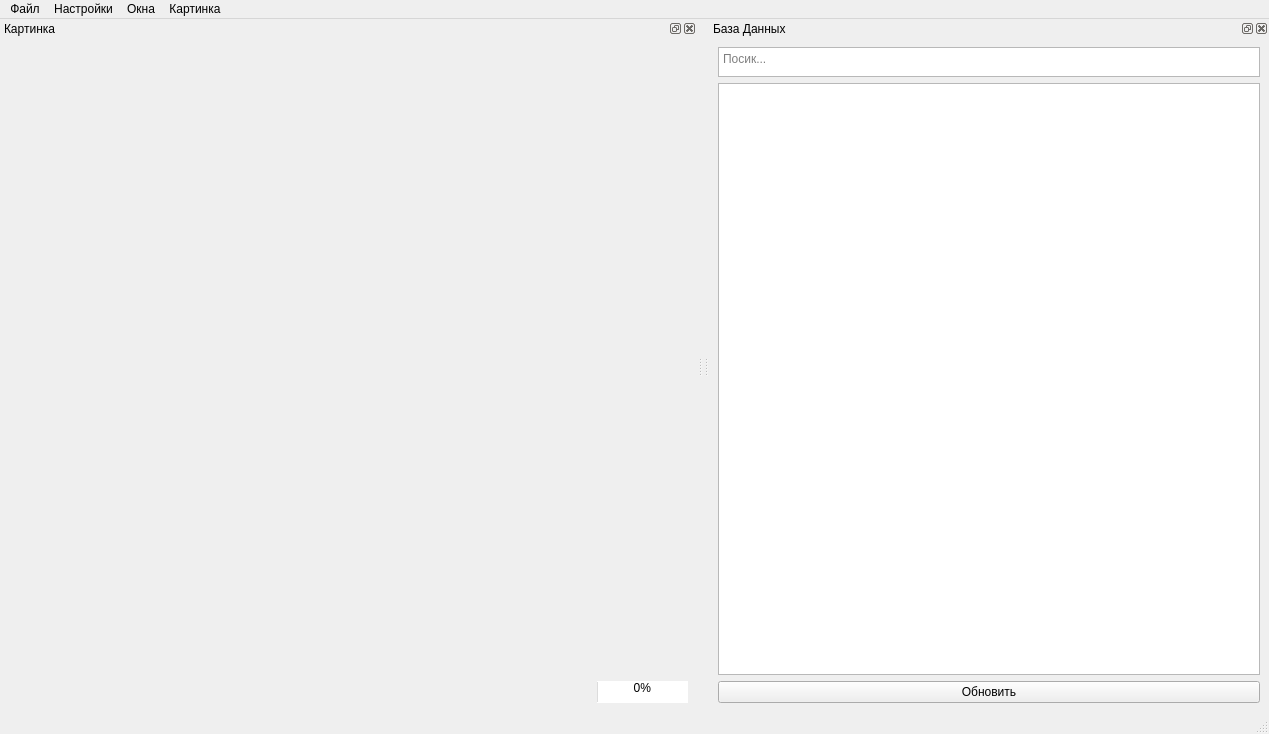
<?xml version="1.0" encoding="UTF-8"?>
<ui version="4.0">
 <class>MainWindow</class>
 <widget class="QMainWindow" name="MainWindow">
  <property name="geometry">
   <rect>
    <x>0</x>
    <y>0</y>
    <width>1269</width>
    <height>734</height>
   </rect>
  </property>
  <property name="contextMenuPolicy">
   <enum>Qt::CustomContextMenu</enum>
  </property>
  <property name="windowTitle">
   <string>TIP</string>
  </property>
  <property name="dockNestingEnabled">
   <bool>true</bool>
  </property>
  <property name="dockOptions">
   <set>QMainWindow::AllowNestedDocks|QMainWindow::AllowTabbedDocks|QMainWindow::AnimatedDocks|QMainWindow::ForceTabbedDocks|QMainWindow::VerticalTabs</set>
  </property>
  <widget class="QWidget" name="centralwidget"/>
  <widget class="QStatusBar" name="statusbar"/>
  <widget class="QMenuBar" name="menubar">
   <property name="geometry">
    <rect>
     <x>0</x>
     <y>0</y>
     <width>1269</width>
     <height>21</height>
    </rect>
   </property>
   <widget class="QMenu" name="file_menu">
    <property name="title">
     <string>Файл</string>
    </property>
    <addaction name="save_image"/>
    <addaction name="save_some_images"/>
    <addaction name="save_some_items"/>
    <addaction name="separator"/>
    <addaction name="copy"/>
    <addaction name="print"/>
    <addaction name="separator"/>
   </widget>
   <widget class="QMenu" name="settings_menu">
    <property name="title">
     <string>Настройки</string>
    </property>
    <addaction name="settings"/>
   </widget>
   <widget class="QMenu" name="windows_menu">
    <property name="title">
     <string>Окна</string>
    </property>
    <widget class="QMenu" name="database_dock_menu">
     <property name="title">
      <string>База данных</string>
     </property>
     <addaction name="show_database"/>
     <addaction name="hide_database"/>
    </widget>
    <widget class="QMenu" name="image_dock_menu">
     <property name="title">
      <string>Картинка</string>
     </property>
     <addaction name="show_image"/>
     <addaction name="hide_image"/>
    </widget>
    <addaction name="database_dock_menu"/>
    <addaction name="image_dock_menu"/>
   </widget>
   <widget class="QMenu" name="image_menu">
    <property name="title">
     <string>Картинка</string>
    </property>
    <addaction name="image_scale_up"/>
    <addaction name="image_scale_down"/>
   </widget>
   <addaction name="file_menu"/>
   <addaction name="settings_menu"/>
   <addaction name="windows_menu"/>
   <addaction name="image_menu"/>
  </widget>
  <widget class="QDockWidget" name="database_dock">
   <property name="sizePolicy">
    <sizepolicy hsizetype="MinimumExpanding" vsizetype="MinimumExpanding">
     <horstretch>100</horstretch>
     <verstretch>100</verstretch>
    </sizepolicy>
   </property>
   <property name="minimumSize">
    <size>
     <width>560</width>
     <height>183</height>
    </size>
   </property>
   <property name="maximumSize">
    <size>
     <width>524287</width>
     <height>524287</height>
    </size>
   </property>
   <property name="sizeIncrement">
    <size>
     <width>0</width>
     <height>0</height>
    </size>
   </property>
   <property name="floating">
    <bool>false</bool>
   </property>
   <property name="windowTitle">
    <string>База Данных</string>
   </property>
   <attribute name="dockWidgetArea">
    <number>2</number>
   </attribute>
   <widget class="QWidget" name="database_dock_widgets_contents">
    <layout class="QVBoxLayout" name="verticalLayout_2">
     <item>
      <widget class="QTextEdit" name="database_search">
       <property name="maximumSize">
        <size>
         <width>16777215</width>
         <height>30</height>
        </size>
       </property>
       <property name="tabChangesFocus">
        <bool>false</bool>
       </property>
       <property name="placeholderText">
        <string>Посик...</string>
       </property>
      </widget>
     </item>
     <item>
      <widget class="QTableView" name="database_table_view">
       <property name="styleSheet">
        <string notr="true">font: 12pt &quot;MS Shell Dlg 2&quot;;</string>
       </property>
       <property name="sortingEnabled">
        <bool>false</bool>
       </property>
       <attribute name="horizontalHeaderCascadingSectionResizes">
        <bool>true</bool>
       </attribute>
       <attribute name="horizontalHeaderDefaultSectionSize">
        <number>130</number>
       </attribute>
       <attribute name="horizontalHeaderShowSortIndicator" stdset="0">
        <bool>false</bool>
       </attribute>
       <attribute name="verticalHeaderCascadingSectionResizes">
        <bool>true</bool>
       </attribute>
       <attribute name="verticalHeaderShowSortIndicator" stdset="0">
        <bool>false</bool>
       </attribute>
       <attribute name="verticalHeaderStretchLastSection">
        <bool>false</bool>
       </attribute>
      </widget>
     </item>
     <item>
      <widget class="QPushButton" name="refresh_database">
       <property name="text">
        <string>Обновить</string>
       </property>
       <property name="checkable">
        <bool>false</bool>
       </property>
      </widget>
     </item>
    </layout>
   </widget>
  </widget>
  <widget class="QDockWidget" name="iamge_dock">
   <property name="sizePolicy">
    <sizepolicy hsizetype="MinimumExpanding" vsizetype="MinimumExpanding">
     <horstretch>100</horstretch>
     <verstretch>100</verstretch>
    </sizepolicy>
   </property>
   <property name="maximumSize">
    <size>
     <width>524287</width>
     <height>524287</height>
    </size>
   </property>
   <property name="styleSheet">
    <string notr="true">border-color: rgb(0, 0, 0);</string>
   </property>
   <property name="floating">
    <bool>false</bool>
   </property>
   <property name="windowTitle">
    <string>Картинка</string>
   </property>
   <attribute name="dockWidgetArea">
    <number>1</number>
   </attribute>
   <widget class="QWidget" name="image_dock_widget_contents">
    <layout class="QGridLayout" name="gridLayout_3">
     <item row="0" column="0">
      <layout class="QVBoxLayout" name="verticalLayout">
       <item>
        <spacer name="verticalSpacer">
         <property name="orientation">
          <enum>Qt::Vertical</enum>
         </property>
         <property name="sizeHint" stdset="0">
          <size>
           <width>20</width>
           <height>40</height>
          </size>
         </property>
        </spacer>
       </item>
       <item>
        <layout class="QHBoxLayout" name="horizontalLayout_2">
         <item>
          <spacer name="horizontalSpacer_3">
           <property name="orientation">
            <enum>Qt::Horizontal</enum>
           </property>
           <property name="sizeHint" stdset="0">
            <size>
             <width>40</width>
             <height>20</height>
            </size>
           </property>
          </spacer>
         </item>
         <item>
          <widget class="QLabel" name="screen">
           <property name="minimumSize">
            <size>
             <width>0</width>
             <height>0</height>
            </size>
           </property>
           <property name="mouseTracking">
            <bool>true</bool>
           </property>
           <property name="contextMenuPolicy">
            <enum>Qt::CustomContextMenu</enum>
           </property>
           <property name="autoFillBackground">
            <bool>false</bool>
           </property>
           <property name="frameShape">
            <enum>QFrame::NoFrame</enum>
           </property>
           <property name="lineWidth">
            <number>2</number>
           </property>
           <property name="text">
            <string/>
           </property>
           <property name="scaledContents">
            <bool>true</bool>
           </property>
          </widget>
         </item>
         <item>
          <spacer name="horizontalSpacer_4">
           <property name="orientation">
            <enum>Qt::Horizontal</enum>
           </property>
           <property name="sizeHint" stdset="0">
            <size>
             <width>40</width>
             <height>20</height>
            </size>
           </property>
          </spacer>
         </item>
        </layout>
       </item>
       <item>
        <spacer name="verticalSpacer_2">
         <property name="orientation">
          <enum>Qt::Vertical</enum>
         </property>
         <property name="sizeHint" stdset="0">
          <size>
           <width>20</width>
           <height>40</height>
          </size>
         </property>
        </spacer>
       </item>
      </layout>
     </item>
     <item row="1" column="0">
      <layout class="QHBoxLayout" name="horizontalLayout_3">
       <item>
        <spacer name="horizontalSpacer_7">
         <property name="orientation">
          <enum>Qt::Horizontal</enum>
         </property>
         <property name="sizeHint" stdset="0">
          <size>
           <width>1200</width>
           <height>20</height>
          </size>
         </property>
        </spacer>
       </item>
       <item>
        <widget class="QProgressBar" name="progress_bar">
         <property name="whatsThis">
          <string>&lt;html&gt;&lt;head/&gt;&lt;body&gt;&lt;p align=&quot;center&quot;&gt;&lt;br/&gt;&lt;/p&gt;&lt;/body&gt;&lt;/html&gt;</string>
         </property>
         <property name="maximum">
          <number>100000</number>
         </property>
         <property name="value">
          <number>0</number>
         </property>
         <property name="textVisible">
          <bool>true</bool>
         </property>
         <property name="textDirection">
          <enum>QProgressBar::BottomToTop</enum>
         </property>
         <property name="format">
          <string>           %p%</string>
         </property>
        </widget>
       </item>
      </layout>
     </item>
    </layout>
   </widget>
  </widget>
  <action name="copy">
   <property name="text">
    <string>Скопировать</string>
   </property>
   <property name="shortcut">
    <string>Ctrl+C</string>
   </property>
  </action>
  <action name="print">
   <property name="text">
    <string>Распечатать</string>
   </property>
   <property name="shortcut">
    <string>Ctrl+P</string>
   </property>
  </action>
  <action name="settings">
   <property name="text">
    <string>Настройки</string>
   </property>
   <property name="toolTip">
    <string>Настройки</string>
   </property>
  </action>
  <action name="save_image">
   <property name="text">
    <string>Сохранить изображение</string>
   </property>
   <property name="shortcut">
    <string>Ctrl+S</string>
   </property>
  </action>
  <action name="generate">
   <property name="text">
    <string>Сгенерировать</string>
   </property>
   <property name="shortcut">
    <string>Ctrl+G</string>
   </property>
  </action>
  <action name="show_database">
   <property name="text">
    <string>Показать</string>
   </property>
  </action>
  <action name="hide_database">
   <property name="text">
    <string>Скрыть</string>
   </property>
  </action>
  <action name="show_image">
   <property name="text">
    <string>Показать</string>
   </property>
  </action>
  <action name="hide_image">
   <property name="text">
    <string>Скрыть</string>
   </property>
  </action>
  <action name="show_input">
   <property name="text">
    <string>Показать</string>
   </property>
  </action>
  <action name="hide_input">
   <property name="text">
    <string>Скрыть</string>
   </property>
  </action>
  <action name="save_db">
   <property name="text">
    <string>Сохранить запись</string>
   </property>
   <property name="shortcut">
    <string>Ctrl+A</string>
   </property>
  </action>
  <action name="image_scale_up">
   <property name="checkable">
    <bool>true</bool>
   </property>
   <property name="text">
    <string>Увеличить картинку</string>
   </property>
   <property name="shortcut">
    <string>Ctrl+=</string>
   </property>
  </action>
  <action name="image_scale_down">
   <property name="text">
    <string>Уменьшить картинку</string>
   </property>
   <property name="shortcut">
    <string>Ctrl+-</string>
   </property>
  </action>
  <action name="save_some_items">
   <property name="text">
    <string>Сохранить записи</string>
   </property>
   <property name="shortcut">
    <string>Ctrl+Alt+A</string>
   </property>
  </action>
  <action name="save_some_images">
   <property name="text">
    <string>Сохранить изображения</string>
   </property>
   <property name="shortcut">
    <string>Ctrl+Alt+S</string>
   </property>
  </action>
 </widget>
 <resources/>
 <connections/>
</ui>
